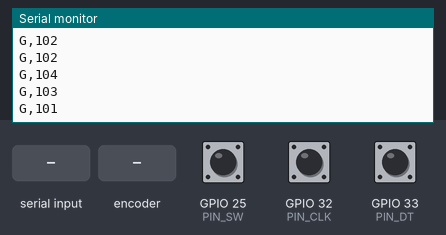
The sketch below on a simulated ESP32. Parts: the last lines printed to the serial monitor. The test bench sets the inputs (shaded band); at power-on: GPIO 25 (PIN_SW) HIGH, GPIO 32 (PIN_CLK) HIGH, GPIO 33 (PIN_DT) HIGH. Random numbers use the default seed unless the sketch sets one.

Above: at 1.5 s.
1.6 s: GPIO 25 (PIN_SW) pulled LOW for 0.15 s
At 1.61 s:
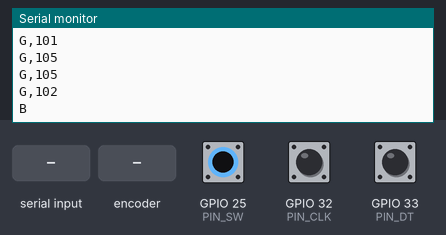
3.2 s: "N,\n" received over Serial
At 3.22 s:
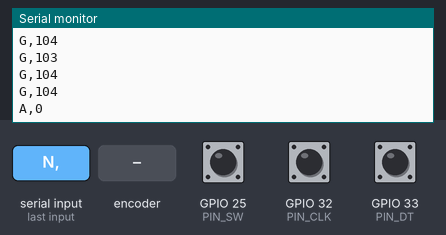
4.7 s: rotary encoder on GPIO 32 (PIN_CLK) / GPIO 33 (PIN_DT) turned 2 steps (second pin leading)
At 4.82 s:
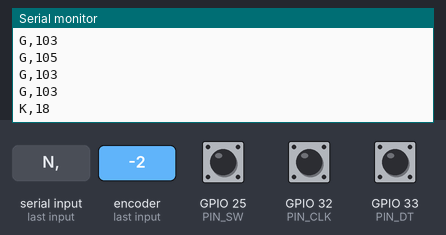
6.6 s: "S,1\n" received over Serial
At 6.63 s:
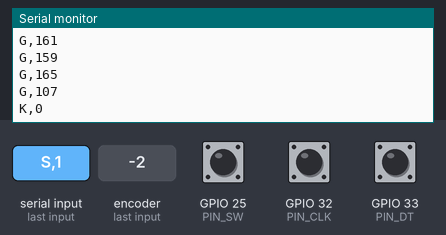
8.1 s: rotary encoder on GPIO 32 (PIN_CLK) / GPIO 33 (PIN_DT) turned 2 steps (second pin leading)
At 8.23 s:
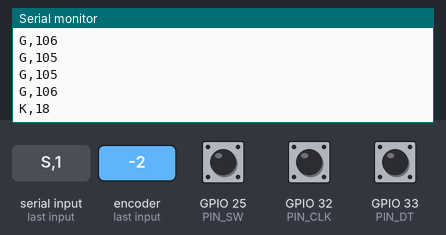
Timing chart, 0 to 11.0 s (numbered marks = the images above; inputs shaded):
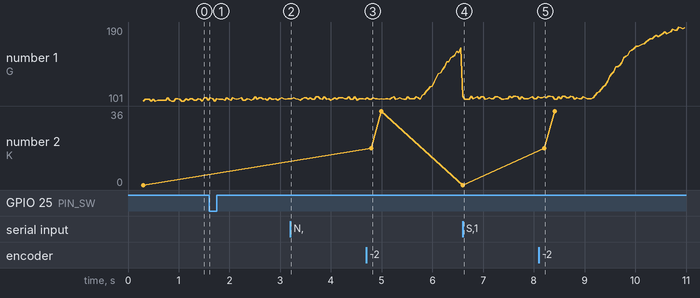

Measured:
- after the input at 1.6 s, the serial monitor: prints a new line at once (image 1)
- after the input at 3.2 s, the serial monitor: prints a new line at once (image 2)
- after the input at 4.7 s, the serial monitor: prints a new line after 0.10 s (image 3)
- after the input at 6.6 s, the serial monitor: prints a new line at once (image 4)
- after the input at 8.1 s, the serial monitor: prints a new line after 0.11 s (image 5)
- plotted number 1: 103 → 165 after the input at 4.7 s, 106 → 189 after the input at 8.1 s
- plotted number 2: 0 → 36 after the input at 4.7 s, 36 → 0 after the input at 6.6 s, 0 → 36 after the input at 8.1 s

The sketch:

lo_que_queda_esp32.ino
```cpp
// Lo que queda — simulación de la respuesta galvánica de la piel (GSR) con ESP32 DevKit y encoder KY-040
//
// La perilla fija la INTENSIDAD del estímulo (0 a 360°). El ESP32 la convierte en una señal con
// forma de conductancia de la piel: retardo, subida rápida, bajada lenta, base y ruido.
// Cada vez que la plataforma cambia de imagen avisa con "N,<n>" y la intensidad cae a 0 en 3 s.
// El botón de la perilla pasa a la imagen siguiente.
//
// Conexiones (el KY-040 se alimenta con 3,3 V, no con 5 V):
//   KY-040 CLK -> GPIO 32     KY-040 DT -> GPIO 33     KY-040 SW -> GPIO 25
//   KY-040 +   -> 3V3         KY-040 GND -> GND
//
// Protocolo serial, 115200 baudios, una línea por mensaje:
//   ESP32 -> página:  G,<0-1023>  señal, 25 veces por segundo
//                     B           botón presionado
//                     K,<grados>  posición de la perilla (cuando cambia)
//                     A,<n>       acuse de "N,<n>"
//                     H,esp32-gsr,1  saludo (al arrancar y ante "?")
//   página -> ESP32:  N,<n>       cambió la imagen (la n-ésima de la sesión)
//                     S,1 / S,0   comienza / termina la sesión (deja todo en reposo)
//                     ?           ¿quién eres?

// ---------- Pines ----------
const int PIN_CLK = 32;
const int PIN_DT  = 33;
const int PIN_SW  = 25;

// ---------- Parámetros (ajustables) ----------
const int   PASOS_POR_VUELTA   = 20;      // KY-040: 20 pasos por vuelta (18° cada uno)
const bool  INVERTIR_GIRO      = false;   // pon true si girar a la derecha resta
const float TIEMPO_REINICIO_S  = 3.0;     // la intensidad cae a 0 en este tiempo
const float TAU_REINICIO_S     = 0.75;    // constante de la caída exponencial
constexpr float RETARDO_S      = 1.0;     // latencia fisiológica entre estímulo y respuesta
const float TAU_SUBIDA_S       = 0.7;     // la señal sube rápido
const float TAU_BAJADA_S       = 2.5;     // y baja lento
const float BASE               = 0.10;    // nivel tónico (0 a 1)
const float RANGO              = 0.90;    // cuánto sube con la perilla al máximo (0 a 1)
const float RUIDO              = 0.002;   // ruido (± fracción del rango)
const float DERIVA             = 0.003;   // oscilación lenta del nivel de base
const unsigned long PERIODO_MS = 40;      // 25 Hz
const unsigned long ANTIRREBOTE_BOTON_MS = 250;

// ---------- Encoder (decodificación por tabla de estados, sin pasos perdidos) ----------
#define R_START 0x0
#define R_CW_FINAL 0x1
#define R_CW_BEGIN 0x2
#define R_CW_NEXT 0x3
#define R_CCW_BEGIN 0x4
#define R_CCW_FINAL 0x5
#define R_CCW_NEXT 0x6
#define DIR_CW 0x10
#define DIR_CCW 0x20
const unsigned char tablaEstados[7][4] = {
  {R_START,    R_CW_BEGIN,  R_CCW_BEGIN, R_START},
  {R_CW_NEXT,  R_START,     R_CW_FINAL,  R_START | DIR_CW},
  {R_CW_NEXT,  R_CW_BEGIN,  R_START,     R_START},
  {R_CW_NEXT,  R_CW_BEGIN,  R_CW_FINAL,  R_START},
  {R_CCW_NEXT, R_START,     R_CCW_BEGIN, R_START},
  {R_CCW_NEXT, R_CCW_FINAL, R_START,     R_START | DIR_CCW},
  {R_CCW_NEXT, R_CCW_FINAL, R_CCW_BEGIN, R_START}
};
volatile unsigned char estadoEncoder = R_START;
volatile int pasosPendientes = 0;
portMUX_TYPE mux = portMUX_INITIALIZER_UNLOCKED;

void IRAM_ATTR leerEncoder() {
  unsigned char entrada = (digitalRead(PIN_DT) << 1) | digitalRead(PIN_CLK);
  portENTER_CRITICAL_ISR(&mux);
  estadoEncoder = tablaEstados[estadoEncoder & 0xf][entrada];
  unsigned char dir = estadoEncoder & 0x30;
  if (dir == DIR_CW) pasosPendientes++;
  else if (dir == DIR_CCW) pasosPendientes--;
  portEXIT_CRITICAL_ISR(&mux);
}

// ---------- Estado del modelo ----------
const float PASOS_MAX = PASOS_POR_VUELTA;     // 360° = PASOS_POR_VUELTA pasos
float restoViejo = 0;           // intensidad de la imagen anterior, que va cayendo
float aporteNuevo = 0;          // pasos girados desde que apareció la imagen actual
unsigned long inicioReinicio = 0;
bool reiniciando = false;

constexpr int N_RETARDO = (int)(RETARDO_S * 25) + 1;   // muestras a 25 Hz, más una
float lineaRetardo[N_RETARDO];
int posRetardo = 0;
float salidaFiltrada = 0;

unsigned long ultimaMuestra = 0;
unsigned long ultimoBoton = 0;
unsigned long ultimoK = 0;
int ultimoSw = HIGH;
int ultimoGrados = -1;
String linea;

float total() { return constrain(restoViejo + aporteNuevo, 0.0f, PASOS_MAX); }

void reposo() {
  restoViejo = 0; aporteNuevo = 0; reiniciando = false; salidaFiltrada = 0;
  for (int i = 0; i < N_RETARDO; i++) lineaRetardo[i] = 0;
  portENTER_CRITICAL(&mux); pasosPendientes = 0; portEXIT_CRITICAL(&mux);
}

void nuevaImagen(int n) {
  restoViejo = total();          // lo acumulado empieza a caer; los giros nuevos se suman aparte
  aporteNuevo = 0;
  inicioReinicio = millis();
  reiniciando = true;
  Serial.print("A,"); Serial.println(n);
}

void saludo() { Serial.println("H,esp32-gsr,1"); }

void procesarComando(String c) {
  c.trim();
  if (c.length() == 0) return;
  if (c.startsWith("N,")) nuevaImagen(c.substring(2).toInt());
  else if (c == "S,1" || c == "S,0") reposo();
  else if (c == "?") saludo();
}

void setup() {
  Serial.begin(115200);
  pinMode(PIN_CLK, INPUT_PULLUP);
  pinMode(PIN_DT, INPUT_PULLUP);
  pinMode(PIN_SW, INPUT_PULLUP);
  attachInterrupt(digitalPinToInterrupt(PIN_CLK), leerEncoder, CHANGE);
  attachInterrupt(digitalPinToInterrupt(PIN_DT), leerEncoder, CHANGE);
  randomSeed(esp_random());
  reposo();
  delay(300);
  saludo();
}

void loop() {
  unsigned long ahora = millis();

  // Comandos desde la página
  while (Serial.available()) {
    char ch = Serial.read();
    if (ch == '\n') { procesarComando(linea); linea = ""; }
    else if (ch != '\r' && linea.length() < 40) linea += ch;
  }

  // Botón del encoder (con antirrebote simple)
  int sw = digitalRead(PIN_SW);
  if (sw == LOW && ultimoSw == HIGH && ahora - ultimoBoton > ANTIRREBOTE_BOTON_MS) {
    Serial.println("B");
    ultimoBoton = ahora;
  }
  ultimoSw = sw;

  // Un ciclo del modelo cada 40 ms
  if (ahora - ultimaMuestra >= PERIODO_MS) {
    float dt = (ahora - ultimaMuestra) / 1000.0f;
    ultimaMuestra = ahora;

    // 1. Giros nuevos
    int pasos;
    portENTER_CRITICAL(&mux); pasos = pasosPendientes; pasosPendientes = 0; portEXIT_CRITICAL(&mux);
    if (INVERTIR_GIRO) pasos = -pasos;
    if (pasos != 0) {
      aporteNuevo += pasos;
      // La perilla se detiene en 0° y en 360°: no da la vuelta
      if (restoViejo + aporteNuevo > PASOS_MAX) aporteNuevo = PASOS_MAX - restoViejo;
      if (restoViejo + aporteNuevo < 0) aporteNuevo = -restoViejo;
    }

    // 2. Caída gradual de la intensidad anterior (exponencial, a cero en TIEMPO_REINICIO_S)
    if (reiniciando) {
      float t = (ahora - inicioReinicio) / 1000.0f;
      if (t >= TIEMPO_REINICIO_S) { restoViejo = 0; reiniciando = false; }
      else restoViejo *= expf(-dt / TAU_REINICIO_S);
    }

    // 3. Intensidad normalizada, retardo fisiológico y filtro asimétrico
    float u = total() / PASOS_MAX;
    lineaRetardo[posRetardo] = u;
    posRetardo = (posRetardo + 1) % N_RETARDO;
    float retrasada = lineaRetardo[posRetardo];          // la muestra más antigua: ~RETARDO_S atrás
    float tau = (retrasada > salidaFiltrada) ? TAU_SUBIDA_S : TAU_BAJADA_S;
    salidaFiltrada += (retrasada - salidaFiltrada) * (1.0f - expf(-dt / tau));

    // 4. Base, deriva lenta y ruido
    float deriva = DERIVA * sinf(2.0f * PI * ahora / 40000.0f);
    float ruido = RUIDO * ((random(2001) - 1000) / 1000.0f);
    float v = constrain(BASE + RANGO * salidaFiltrada + deriva + ruido, 0.0f, 1.0f);
    Serial.print("G,"); Serial.println((int)(v * 1023.0f + 0.5f));

    // 5. Posición de la perilla, a lo más 5 veces por segundo y solo si cambió
    int grados = (int)(total() * 360.0f / PASOS_MAX + 0.5f);
    if (grados != ultimoGrados && ahora - ultimoK >= 200) {
      Serial.print("K,"); Serial.println(grados);
      ultimoGrados = grados; ultimoK = ahora;
    }
  }
}
```
